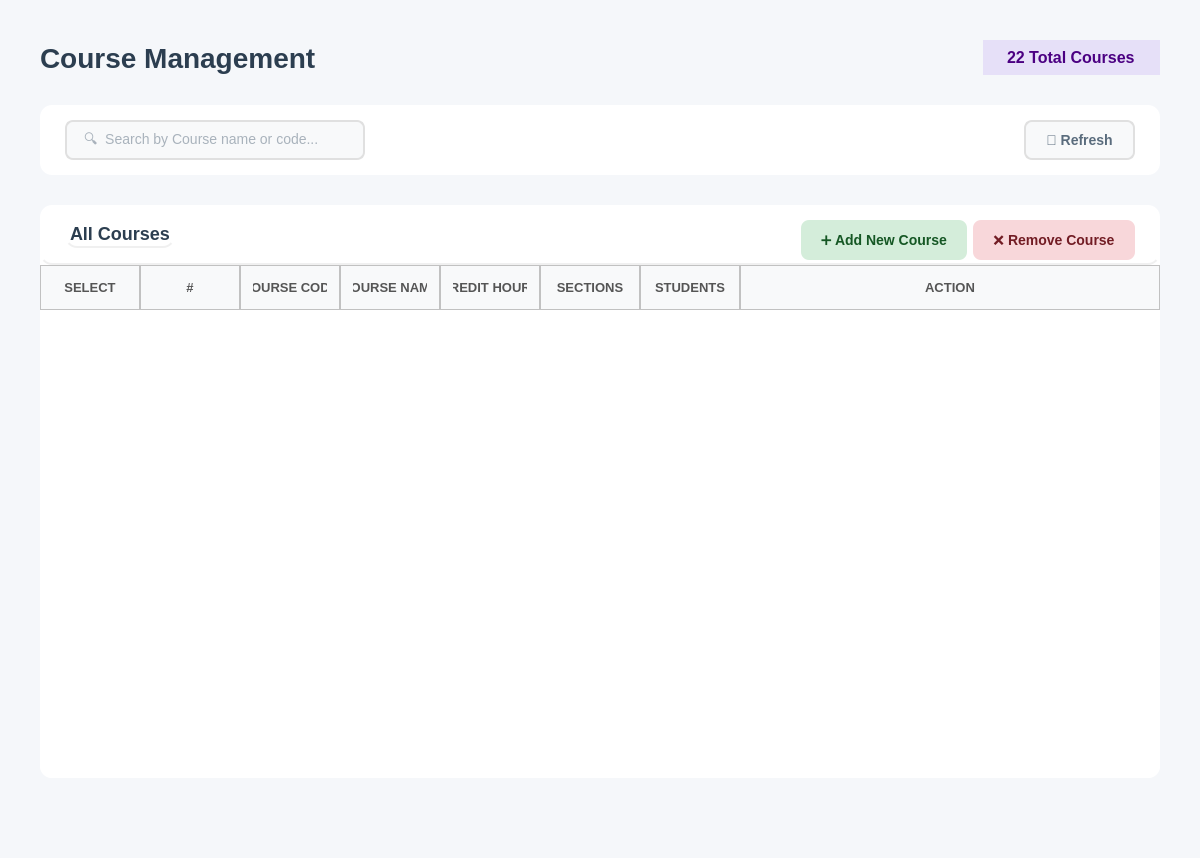
<?xml version="1.0" encoding="UTF-8"?>
<ui version="4.0">
 <class>ManageCourses</class>
 <widget class="QWidget" name="ManageCourses">
  <property name="geometry">
   <rect>
    <x>0</x>
    <y>0</y>
    <width>1200</width>
    <height>858</height>
   </rect>
  </property>
  <property name="windowTitle">
   <string>Course</string>
  </property>
  <property name="styleSheet">
   <string notr="true">background-color: #f5f7fa;</string>
  </property>
  <layout class="QVBoxLayout" name="mainLayout">
   <property name="spacing">
    <number>30</number>
   </property>
   <property name="leftMargin">
    <number>40</number>
   </property>
   <property name="topMargin">
    <number>40</number>
   </property>
   <property name="rightMargin">
    <number>40</number>
   </property>
   <property name="bottomMargin">
    <number>20</number>
   </property>
   <item>
    <layout class="QHBoxLayout" name="headerLayout">
     <item>
      <widget class="QLabel" name="labelTitle">
       <property name="styleSheet">
        <string notr="true">font-size: 28px; font-weight: bold; color: #2c3e50; background: transparent;</string>
       </property>
       <property name="text">
        <string>Course Management</string>
       </property>
      </widget>
     </item>
     <item>
      <spacer name="headerSpacer">
       <property name="orientation">
        <enum>Qt::Orientation::Horizontal</enum>
       </property>
       <property name="sizeHint" stdset="0">
        <size>
         <width>40</width>
         <height>20</height>
        </size>
       </property>
      </spacer>
     </item>
     <item>
      <widget class="QLabel" name="labelTotalCoursesCount">
       <property name="styleSheet">
        <string notr="true">font-size: 16px;
color: #4b0082;               /* deep purple text */
font-weight: bold;
background-color: #e6e0f8;    /* soft light purple background */
padding: 8px 20px;
border-radius: 20px;
</string>
       </property>
       <property name="text">
        <string>22 Total Courses</string>
       </property>
      </widget>
     </item>
    </layout>
   </item>
   <item>
    <widget class="QFrame" name="filterFrame">
     <property name="minimumSize">
      <size>
       <width>0</width>
       <height>70</height>
      </size>
     </property>
     <property name="maximumSize">
      <size>
       <width>16777215</width>
       <height>70</height>
      </size>
     </property>
     <property name="styleSheet">
      <string notr="true">background-color: white; border-radius: 12px;</string>
     </property>
     <property name="frameShape">
      <enum>QFrame::Shape::StyledPanel</enum>
     </property>
     <layout class="QHBoxLayout" name="filterLayout">
      <property name="leftMargin">
       <number>25</number>
      </property>
      <property name="topMargin">
       <number>15</number>
      </property>
      <property name="rightMargin">
       <number>25</number>
      </property>
      <property name="bottomMargin">
       <number>15</number>
      </property>
      <item>
       <widget class="QLineEdit" name="lineEditSearch">
        <property name="minimumSize">
         <size>
          <width>300</width>
          <height>40</height>
         </size>
        </property>
        <property name="maximumSize">
         <size>
          <width>200</width>
          <height>16777215</height>
         </size>
        </property>
        <property name="styleSheet">
         <string notr="true">QLineEdit {
    padding: 10px 15px;
    border: 2px solid #e0e0e0;
    border-radius: 8px;
    font-size: 14px;
    background-color: #f8f9fa;   /* light neutral background */
    color: #5a6c7d;             /* text color similar to buttons */
}

QLineEdit:focus {
    border-color: #f5576c;       /* accent border on focus */
    background-color: #ffffff;   /* slightly lighter when active */
}

QLineEdit:disabled {
    background-color: #ededed;   /* washed-out grey */
    color: #a1a8b3;             /* faded text */
}
</string>
        </property>
        <property name="placeholderText">
         <string>🔍  Search by Course name or code...</string>
        </property>
       </widget>
      </item>
      <item>
       <spacer name="filterSpacer">
        <property name="orientation">
         <enum>Qt::Orientation::Horizontal</enum>
        </property>
        <property name="sizeHint" stdset="0">
         <size>
          <width>40</width>
          <height>20</height>
         </size>
        </property>
       </spacer>
      </item>
      <item>
       <widget class="QPushButton" name="buttonRefresh">
        <property name="minimumSize">
         <size>
          <width>100</width>
          <height>40</height>
         </size>
        </property>
        <property name="cursor">
         <cursorShape>PointingHandCursor</cursorShape>
        </property>
        <property name="styleSheet">
         <string notr="true">QPushButton {
    background-color: #f8f9fa;
    color: #5a6c7d;
    border: 2px solid #e0e0e0;
    border-radius: 8px;
    font-size: 14px;
    font-weight: bold;
    padding: 10px 20px;
}

QPushButton:hover {
    border-color: #f5576c;
    color: #f5576c;
}

QPushButton:pressed {
    background-color: #e0e0e0; /* darker grey for pressed feedback */
    border-color: #f5576c;
    color: #f5576c;
}</string>
        </property>
        <property name="text">
         <string>🔄 Refresh</string>
        </property>
       </widget>
      </item>
     </layout>
    </widget>
   </item>
   <item>
    <widget class="QFrame" name="tableFrame">
     <property name="styleSheet">
      <string notr="true">background-color: white; border-radius: 12px;</string>
     </property>
     <property name="frameShape">
      <enum>QFrame::Shape::StyledPanel</enum>
     </property>
     <layout class="QVBoxLayout" name="tableMainLayout">
      <property name="spacing">
       <number>0</number>
      </property>
      <property name="leftMargin">
       <number>0</number>
      </property>
      <property name="topMargin">
       <number>0</number>
      </property>
      <property name="rightMargin">
       <number>0</number>
      </property>
      <property name="bottomMargin">
       <number>0</number>
      </property>
      <item>
       <widget class="QFrame" name="tableHeader">
        <property name="minimumSize">
         <size>
          <width>0</width>
          <height>60</height>
         </size>
        </property>
        <property name="maximumSize">
         <size>
          <width>16777215</width>
          <height>60</height>
         </size>
        </property>
        <property name="styleSheet">
         <string notr="true">background: transparent; border-bottom: 2px solid #f0f0f0;</string>
        </property>
        <property name="frameShape">
         <enum>QFrame::Shape::StyledPanel</enum>
        </property>
        <layout class="QHBoxLayout" name="tableHeaderLayout">
         <property name="leftMargin">
          <number>25</number>
         </property>
         <property name="topMargin">
          <number>15</number>
         </property>
         <property name="rightMargin">
          <number>25</number>
         </property>
         <property name="bottomMargin">
          <number>15</number>
         </property>
         <item>
          <widget class="QLabel" name="tableTitle">
           <property name="styleSheet">
            <string notr="true">font-size: 18px; font-weight: bold; color: #2c3e50; background: transparent;</string>
           </property>
           <property name="text">
            <string>All Courses</string>
           </property>
          </widget>
         </item>
         <item>
          <spacer name="tableHeaderSpacer">
           <property name="orientation">
            <enum>Qt::Orientation::Horizontal</enum>
           </property>
           <property name="sizeHint" stdset="0">
            <size>
             <width>40</width>
             <height>20</height>
            </size>
           </property>
          </spacer>
         </item>
         <item>
          <widget class="QPushButton" name="buttonAddCourse">
           <property name="enabled">
            <bool>true</bool>
           </property>
           <property name="minimumSize">
            <size>
             <width>120</width>
             <height>40</height>
            </size>
           </property>
           <property name="cursor">
            <cursorShape>PointingHandCursor</cursorShape>
           </property>
           <property name="styleSheet">
            <string notr="true">/* ---- Approve Button ---- */
QPushButton {
    background-color: #d4edda;
    color: #155724;
    border: none;
    border-radius: 8px;
    font-size: 14px;
    font-weight: bold;
    padding: 10px 20px;
}
QPushButton:hover {
    background-color: #28a745;
    color: white;
}
QPushButton:pressed {
    background-color: #1e7e34;  /* slightly darker for pressed feedback */
}
QPushButton:disabled {
    background-color: #c1d9c3; /* more washed-out green */
    color: #7a8b7a;
}</string>
           </property>
           <property name="text">
            <string>➕ Add New Course</string>
           </property>
          </widget>
         </item>
         <item>
          <widget class="QPushButton" name="buttonRemoveCourse">
           <property name="enabled">
            <bool>true</bool>
           </property>
           <property name="minimumSize">
            <size>
             <width>120</width>
             <height>40</height>
            </size>
           </property>
           <property name="cursor">
            <cursorShape>PointingHandCursor</cursorShape>
           </property>
           <property name="styleSheet">
            <string notr="true">/* ---- Reject Button ---- */
QPushButton {
    background-color: #f8d7da;
    color: #721c24;
    border: none;
    border-radius: 8px;
    font-size: 14px;
    font-weight: bold;
    padding: 10px 20px;
}
QPushButton:hover {
    background-color: #c82333;
    color: white;
}
QPushButton:pressed {
    background-color: #a71d2a;  /* slightly darker for pressed feedback */
}
QPushButton:disabled {
    background-color: #d7bcbc; /* more washed-out red */
    color: #5e3b3e;
}</string>
           </property>
           <property name="text">
            <string>❌ Remove Course</string>
           </property>
          </widget>
         </item>
        </layout>
       </widget>
      </item>
      <item>
       <widget class="QTableWidget" name="tableAllCourses">
        <property name="minimumSize">
         <size>
          <width>0</width>
          <height>300</height>
         </size>
        </property>
        <property name="styleSheet">
         <string notr="true">QTableWidget {
    border: none;
    background-color: white;
    gridline-color: #e5e5e5;      /* slightly darker for visibility */
    color: #222222;               /* matches QLineEdit text color */
    font-size: 14px;
}

QTableWidget::item {
    padding: 14px;
    border: none;
    color: #222222;               /* consistent text color */
}

QTableWidget::item:selected {
    background-color: #fcebed;  /* soft pink selection */
    color: #222222;             /* keep text readable */
}

QHeaderView::section {
    background-color: #f8f9fa;
    padding: 12px;
	border: 1px solid #c1c1c1; 
    font-size: 13px;
    color: #555555;               /* similar to readOnly QLineEdit text */
    font-weight: bold;
}
QTableWidget::item:focus {
    outline: none;
    border: none;
}
/* Removes weird selection rectangle */
QTableWidget::item:focus {
    outline: none;
    border: none;
}
QTableWidget::indicator {
    width: 18px;
    height: 18px;
}

QTableWidget::indicator:unchecked {
    border: 1px solid #b8b8b8;      /* soft grey border */
    background-color: #f8f8f8;      /* very light grey */
    border-radius: 3px;             /* slightly rounded */
}

QTableWidget::indicator:checked {
    border: 1px solid #5a5a5a;      /* darker grey when selected */
    background-color: #6c6c6c;      /* washed-out grey instead of harsh green */
    image: url(&quot;&quot;);                 /* remove default checkmark */
    border-radius: 3px;
}

QTableWidget::indicator:checked:hover,
QTableWidget::indicator:unchecked:hover {
    border-color: #3a3a3a;
}

QTableWidget::indicator:checked::after {
    content: &quot;&quot;;
    image: url(&quot;&quot;); /* no default checkmark */
}
/* ===== SCROLLBARS (VERTICAL &amp; HORIZONTAL) ===== */

/* Track */
QScrollBar:vertical, QScrollBar:horizontal {
    background: rgba(255, 255, 255, 0.05);  /* subtle track */
    border-radius: 6px;
    margin: 0px;  /* remove extra space */
}

/* Handle / Thumb */
QScrollBar::handle:vertical, QScrollBar::handle:horizontal {
    background: rgba(120, 120, 120, 0.35);  /* glassy thumb */
    border-radius: 6px;
    border: 1px solid rgba(255, 255, 255, 0.2); /* subtle highlight */
    min-height: 30px; /* vertical */
    min-width: 30px;  /* horizontal */
}

QScrollBar::handle:vertical:hover,
QScrollBar::handle:horizontal:hover {
    background: rgba(120, 120, 120, 0.55);
}

/* Buttons (up/down or left/right) */
QScrollBar::add-line:vertical, QScrollBar::sub-line:vertical,
QScrollBar::add-line:horizontal, QScrollBar::sub-line:horizontal {
    width: 16px;  /* horizontal buttons width */
    height: 16px; /* vertical buttons height */
    background: rgba(180, 180, 180, 0.35);
    border-radius: 4px;
}

/* Arrow icons */
QScrollBar::up-arrow:vertical, QScrollBar::down-arrow:vertical,
QScrollBar::left-arrow:horizontal, QScrollBar::right-arrow:horizontal {
    width: 6px;
    height: 6px;
    background: transparent;
}

/* Remove blank areas */
QScrollBar::add-page:vertical, QScrollBar::sub-page:vertical,
QScrollBar::add-page:horizontal, QScrollBar::sub-page:horizontal {
    background: none;
}

/* Sizes */
QScrollBar:vertical { width: 12px; }
QScrollBar:horizontal { height: 12px; }
</string>
        </property>
        <property name="editTriggers">
         <set>QAbstractItemView::EditTrigger::NoEditTriggers</set>
        </property>
        <property name="alternatingRowColors">
         <bool>true</bool>
        </property>
        <property name="selectionMode">
         <enum>QAbstractItemView::SelectionMode::ContiguousSelection</enum>
        </property>
        <property name="cornerButtonEnabled">
         <bool>true</bool>
        </property>
        <attribute name="horizontalHeaderStretchLastSection">
         <bool>true</bool>
        </attribute>
        <attribute name="verticalHeaderVisible">
         <bool>false</bool>
        </attribute>
        <attribute name="verticalHeaderCascadingSectionResizes">
         <bool>true</bool>
        </attribute>
        <column>
         <property name="text">
          <string>SELECT</string>
         </property>
        </column>
        <column>
         <property name="text">
          <string>#</string>
         </property>
        </column>
        <column>
         <property name="text">
          <string>COURSE CODE</string>
         </property>
        </column>
        <column>
         <property name="text">
          <string>COURSE NAME</string>
         </property>
        </column>
        <column>
         <property name="text">
          <string>CREDIT HOURS</string>
         </property>
        </column>
        <column>
         <property name="text">
          <string>SECTIONS</string>
         </property>
        </column>
        <column>
         <property name="text">
          <string>STUDENTS</string>
         </property>
        </column>
        <column>
         <property name="text">
          <string>ACTION</string>
         </property>
        </column>
       </widget>
      </item>
     </layout>
    </widget>
   </item>
   <item>
    <spacer name="verticalSpacer">
     <property name="orientation">
      <enum>Qt::Orientation::Vertical</enum>
     </property>
     <property name="sizeType">
      <enum>QSizePolicy::Policy::Maximum</enum>
     </property>
     <property name="sizeHint" stdset="0">
      <size>
       <width>20</width>
       <height>60</height>
      </size>
     </property>
    </spacer>
   </item>
  </layout>
 </widget>
 <resources/>
 <connections/>
</ui>
